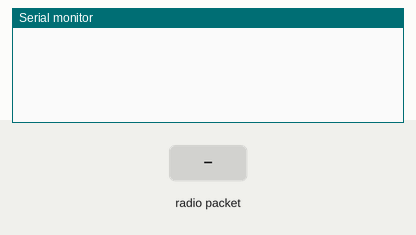
Simulated run of this sketch. Board: Arduino Uno, built with avr-gcc and run on an emulated ATmega328P. Parts: the last lines printed to the serial monitor. The test bench sets the inputs (shaded band). No radio packets arrive unless stated.

Above: at 2.2 s.
2.3 s: radio packet "1" arrives
At 4.4 s:
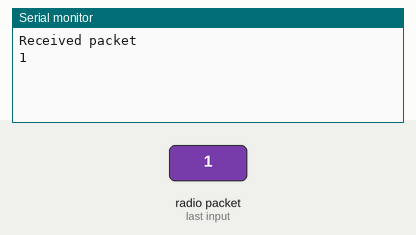
4.7 s: radio packet "0" arrives
At 5.5 s:
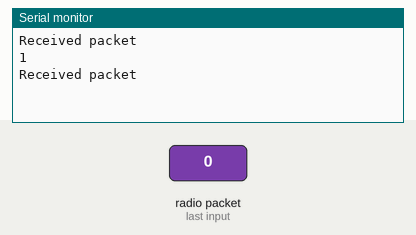
6.2 s: radio packet "2" arrives
At 7.8 s:
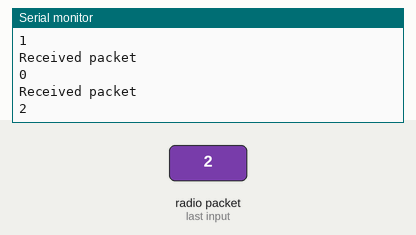

Measured:
- after the input at 2.3 s, the serial monitor: prints a new line at once (image 1)
- after the input at 6.2 s, the serial monitor: prints a new line after 1.0 s (image 3)

The sketch:

Base_Station.ino
```cpp
//LoRa
#include <LoRa.h>
#include <SPI.h>
//LoRa Pin
#define ss 5
#define rst 14
#define dio0 2

void setup() {

  //Begin LoRa
  LoRa.setPins(ss, rst, dio0);
  LoRa.begin(433E6);
  LoRa.setSyncWord(0xA5);

  //Begin Serial
  Serial.begin(115200);

  delay(1000);
}

void loop() {
  int packetSize = LoRa.parsePacket();    // parse packet
  if (packetSize)
  {
    Serial.println("");
    Serial.println("Received packet ");
    Serial.println("");

    while (LoRa.available())              // read packet
    {
      String LoRaData = LoRa.readString();
      Serial.println(LoRaData);
    }
  }
}
```
